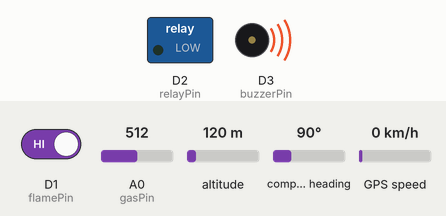
Simulated run of this sketch. Board: ESP8266 (NodeMCU). On the bench: switched loads named in the sketch (green lamp = pin HIGH), buzzer (waves = sounding). The test bench sets the inputs (shaded band); at power-on: A0 (gasPin) = 512, D1 (flamePin) HIGH, altitude 120 m, compass heading 90°, GPS speed 0 km/h. WiFi joins after 1.5 s; servers stay silent unless stated; uploads are accepted with an empty reply; the GPS gets a fix after 3 s at 37.7749, -122.4194 with 8 satellites; what the sketch prints to the serial monitor is not drawn.

Above: at 2.9 s.
3.0 s: A0 (gasPin) set to 493
At 4.4 s:
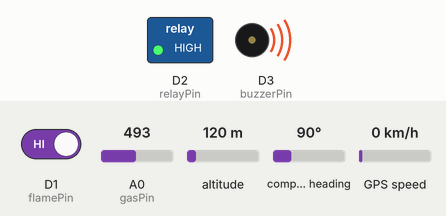
4.8 s: D1 (flamePin) driven LOW
At 5.7 s:
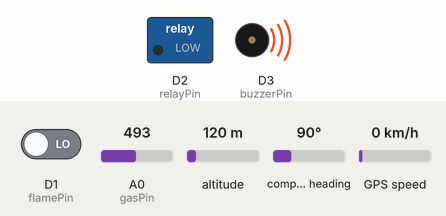
6.5 s: D1 (flamePin) driven HIGH
At 7.0 s:
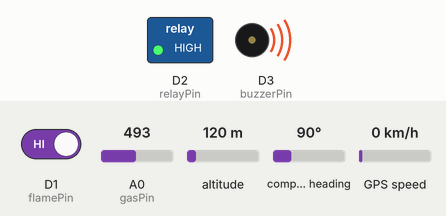
8.0 s: A0 (gasPin) set to 510
At 9.3 s:
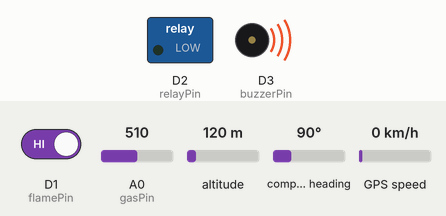
9.7 s: A0 (gasPin) set to 490
At 10.7 s:
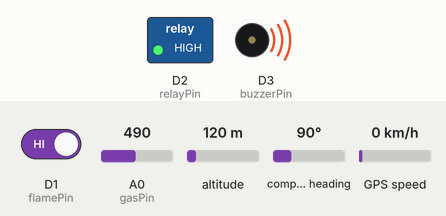
Timing chart, 0 to 12.2 s (numbered marks = the images above; inputs shaded):
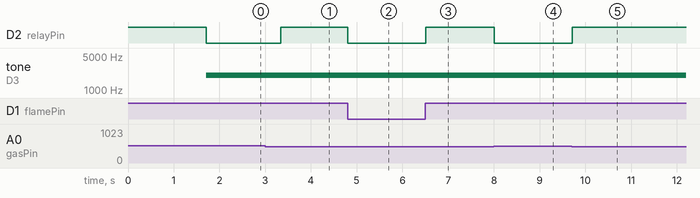

Measured:
- the behaviour switches between 501 and 500 on A0 (gasPin) (found by bisection; images 0 and 1)
- after the input at 3.0 s, D2 (relayPin): LOW → HIGH after 0.34 s
- after the input at 4.8 s, D2 (relayPin): HIGH → LOW at once
- after the input at 6.5 s, D2 (relayPin): LOW → HIGH at once
- after the input at 8.0 s, D2 (relayPin): HIGH → LOW at once
- after the input at 9.7 s, D2 (relayPin): LOW → HIGH at once

The sketch:

GPS.ino
```cpp
#include <ESP8266WiFi.h>
#include <WiFiClientSecure.h>
#include <ESP8266HTTPClient.h>
#include <TinyGPS++.h>
#include <SoftwareSerial.h>

// ================= 1. ตั้งค่า WIFI =================
const char* ssid     = "TECNO POVA 6 Pro 5G";
const char* password = "14092544";

// ================= 2. ตั้งค่า LINE & API =================
const char* lineHost = "api.line.me";
// Access Token (ยาวๆ)
const char* accessToken = "LSmXROaNyWBDB6CXvsrQnXSE3vgX/oObcIaxGwSkrwS4V2V24IAl0Eusz2ZM3fiX0qcw5ifzMh8NfnPzviOUFc66UgdDDD+CmThQZH1kjmbH5DiQScPY2wa19CrOxgRE9sfMgeFBcCLb0G/uzjEHJgdB04t89/1O/w1cDnyilFU=LSmXROaNyWBDB6CXvsrQnXSE3vgX/oObcIaxGwSkrwS4V2V24IAl0Eusz2ZM3fiX0qcw5ifzMh8NfnPzviOUFc66UgdDDD+CmThQZH1kjmbH5DiQScPY2wa19CrOxgRE9sfMgeFBcCLb0G/uzjEHJgdB04t89/1O/w1cDnyilFU=";
// User ID
String targetID = "Cf1f5aefc45f33c82d8bc303aa984fdef";

const char* gasApiUrl   = "https://gas-hee.vercel.app/api/gas";
const char* flameApiUrl = "https://gas-hee.vercel.app/api/flame";

// ================= 3. ตั้งค่า ขาอุปกรณ์ =================
int gasPin = A0;
int flamePin = D1;
int relayPin = D2;    // พัดลม
int buzzerPin = D3;   // Buzzer
int gpsRxPin = D6;    // ต่อกับ TX ของ GPS
int gpsTxPin = D7;    // ต่อกับ RX ของ GPS

// สร้าง Object GPS
TinyGPSPlus gps;
SoftwareSerial gpsSerial(gpsRxPin, gpsTxPin);

int gasVal = 0;
int flameState = HIGH;
int gasThreshold = 500;

bool isGasAlertSent = false;
bool isFireAlertSent = false;
unsigned long lastApiTime = 0;
long apiInterval = 10000;

// ประกาศฟังก์ชันไว้ก่อน
void sendLinePush(String message);
void sendGasToAPI();
void sendFlameToAPI();
String getGoogleMapLink();

void setup() {
  Serial.begin(115200);
  gpsSerial.begin(9600); // เริ่มต้น GPS

  pinMode(flamePin, INPUT);
  pinMode(relayPin, OUTPUT);
  pinMode(buzzerPin, OUTPUT);

  // สถานะเริ่มต้น: ปิดพัดลม, ปิดเสียง
  digitalWrite(relayPin, HIGH);
  noTone(buzzerPin);

  Serial.println("\nSystem Starting...");
  Serial.print("Connecting to WiFi");
  WiFi.begin(ssid, password);
  while (WiFi.status() != WL_CONNECTED) {
    delay(500);
    Serial.print(".");
  }
  Serial.println("\nWiFi Connected!");

  // ส่งข้อความเริ่มระบบ (ถ้าส่งได้ แสดงว่าเน็ตดี)
  sendLinePush("System Ready: GPS + Continuous Alarm Active");
}

void loop() {
  // --- 1. อ่านค่า GPS (ต้องทำตลอดเวลา) ---
  while (gpsSerial.available() > 0) {
    gps.encode(gpsSerial.read());
  }

  // --- 2. อ่านค่าเซ็นเซอร์ ---
  gasVal = analogRead(gasPin);
  flameState = digitalRead(flamePin);

  // --- 3. Logic ควบคุม (เสียง Buzzer ยาว) ---
  if (gasVal > gasThreshold || flameState == LOW) {
    // === เหตุฉุกเฉิน ===
    digitalWrite(relayPin, LOW);   // เปิดพัดลม
    tone(buzzerPin, 2000);         // เสียงดังยาว (Continuous)
  } else {
    // === ปกติ ===
    digitalWrite(relayPin, HIGH);  // ปิดพัดลม
    noTone(buzzerPin);             // ปิดเสียง
  }

  // --- 4. ส่ง LINE Notify (แก้เรื่อง \n แล้ว) ---
  if (gasVal > gasThreshold) {
    if (!isGasAlertSent) {
      String mapLink = getGoogleMapLink();
      // ใช้เว้นวรรคแทนการขึ้นบรรทัดใหม่ เพื่อป้องกัน JSON Error
      sendLinePush("⚠️ อันตราย! แก๊สรั่ว (" + String(gasVal) + ") " + mapLink);
      isGasAlertSent = true;
    }
  } else { isGasAlertSent = false; }

  if (flameState == LOW) {
    if (!isFireAlertSent) {
      String mapLink = getGoogleMapLink();
      sendLinePush("🔥 ไฟไหม้! ตรวจพบเปลวไฟ! " + mapLink);
      isFireAlertSent = true;
    }
  } else { isFireAlertSent = false; }

  // --- 5. ส่ง API ---
  bool isEmergency = (gasVal > gasThreshold || flameState == LOW);
  apiInterval = isEmergency ? 1000 : 10000;

  unsigned long currentMillis = millis();
  if (currentMillis - lastApiTime >= apiInterval) {
    lastApiTime = currentMillis;
    sendGasToAPI();
    sendFlameToAPI();
  }

  delay(10); // หน่วงนิดเดียวพอ ให้ GPS ทำงานทัน
}

// ================= ฟังก์ชันสร้างลิ้งค์แผนที่ =================
String getGoogleMapLink() {
  if (gps.location.isValid()) {
    String lat = String(gps.location.lat(), 6);
    String lng = String(gps.location.lng(), 6);
    // ลิ้งค์แบบนี้เปิดแอป Maps ได้เลย
    return "Map: https://maps.google.com/?q=" + lat + "," + lng;
  } else {
    return "Map: (Searching GPS...)";
  }
}

// ================= ฟังก์ชันส่ง LINE (แก้ Bug Reset Loop) =================
void sendLinePush(String message) {
  WiFiClientSecure client;
  client.setInsecure();

  // [สำคัญ] ลดขนาด Buffer เพื่อป้องกัน Memory เต็มจนเครื่องรีสตาร์ท
  client.setBufferSizes(512, 512);

  if (!client.connect(lineHost, 443)) {
    Serial.println("❌ LINE Connect Failed");
    return;
  }

  // JSON Payload (ห้ามมี \n ข้างใน message เด็ดขาด)
  String payload = "{\"to\":\"" + targetID + "\",\"messages\":[{\"type\":\"text\",\"text\":\"" + message + "\"}]}";

  client.println("POST /v2/bot/message/push HTTP/1.1");
  client.println("Host: " + String(lineHost));
  client.println("Authorization: Bearer " + String(accessToken));
  client.println("Content-Type: application/json");
  client.println("Content-Length: " + String(payload.length()));
  client.println();
  client.print(payload);

  Serial.println("✅ LINE Sent: " + message);
}

// ================= ฟังก์ชันส่ง Gas API =================
void sendGasToAPI() {
  if (WiFi.status() != WL_CONNECTED) return;
  WiFiClientSecure client;
  client.setInsecure();
  client.setBufferSizes(512, 512); // ลด Buffer

  HTTPClient http;
  if (http.begin(client, gasApiUrl)) {
    http.addHeader("Content-Type", "application/json");
    String gasState = (gasVal > gasThreshold) ? "DANGER" : (gasVal > gasThreshold - 100 ? "WARNING" : "SAFE");
    String payload = "{\"gas_val\":" + String(gasVal) + ",\"gas_state\":\"" + gasState + "\"}";
    int httpCode = http.POST(payload);
    http.end();
  }
}

// ================= ฟังก์ชันส่ง Flame API =================
void sendFlameToAPI() {
  if (WiFi.status() != WL_CONNECTED) return;
  WiFiClientSecure client;
  client.setInsecure();
  client.setBufferSizes(512, 512); // ลด Buffer

  HTTPClient http;
  if (http.begin(client, flameApiUrl)) {
    http.addHeader("Content-Type", "application/json");
    String fStatus = (flameState == LOW) ? "FIRE DETECTED" : "NORMAL";
    String payload = "{\"flame_status\":\"" + fStatus + "\"}";
    int httpCode = http.POST(payload);
    http.end();
  }
}
```
